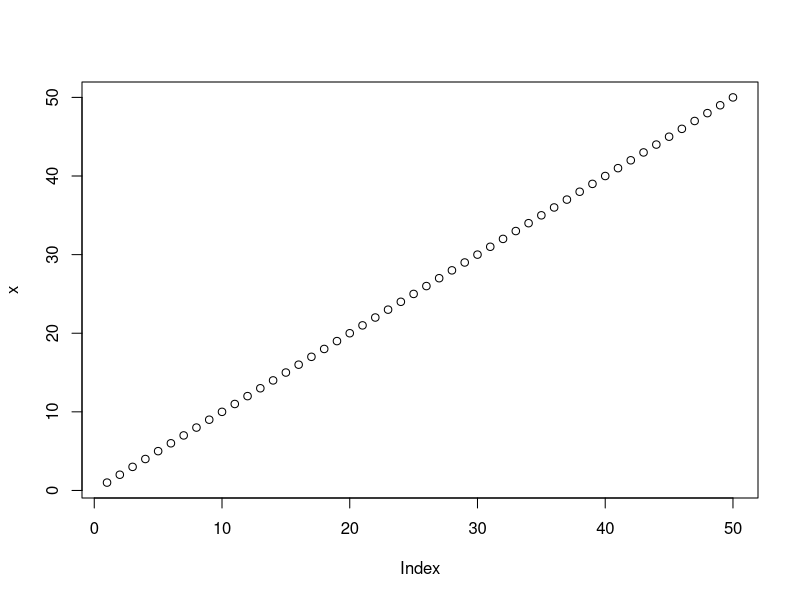
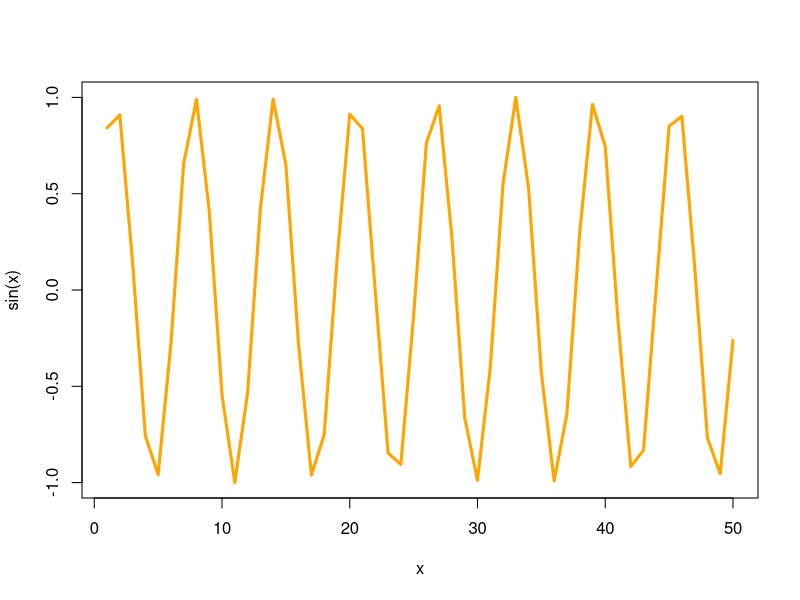
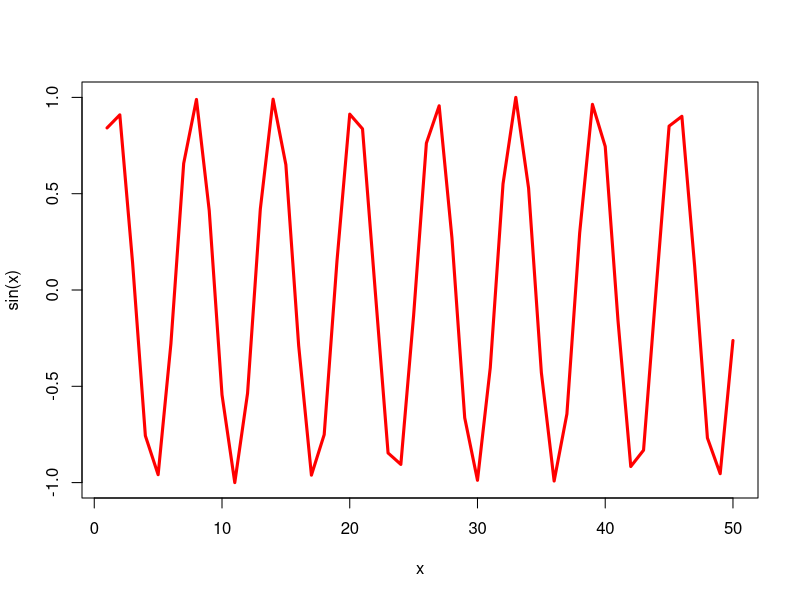

Write R code to recreate these figures, in order.
# script class 4 october 11 2024
x <- 1:50
plot(x)
plot(x, sin(x), typ="l", col="orange", lwd=3)

plot(x=x, y=sin(x), typ="l", col="red", lwd=3)


